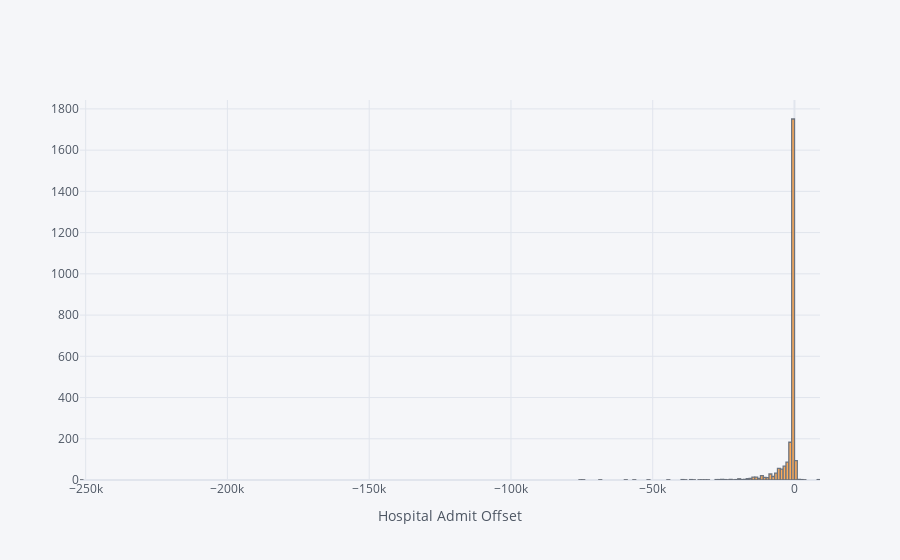

The notebook cell saved with this chart:
### Code cell
df["hospitaladmitoffset"].iplot(kind="hist",xTitle="Hospital Admit Offset")
#most entries are between -10k and 0, apart from a few extreme values and a massive outlier at -250k
#there are also a few positive values which don't make sense because the values should all be negative

### Figure 1 — Plotly figure (JSON) as saved in the notebook; plotly's stock layout.template omitted (floating-point values rounded to 4 significant figures; data arrays with more than 128 entries replaced by an {"elided": "..."} marker saying what was removed)
{"data": [{"histfunc": "count", "histnorm": "", "marker": {"color": "rgba(255, 153, 51, 1.0)", "line": {"color": "#4D5663", "width": 1.3}}, "name": "hospitaladmitoffset", "opacity": 0.8, "orientation": "v", "type": "histogram", "x": {"elided": "2520 int values"}}], "layout": {"barmode": "overlay", "legend": {"bgcolor": "#F5F6F9", "font": {"color": "#4D5663"}}, "paper_bgcolor": "#F5F6F9", "plot_bgcolor": "#F5F6F9", "title": {"font": {"color": "#4D5663"}}, "xaxis": {"gridcolor": "#E1E5ED", "showgrid": true, "tickfont": {"color": "#4D5663"}, "title": {"font": {"color": "#4D5663"}, "text": "Hospital Admit Offset"}, "zerolinecolor": "#E1E5ED"}, "yaxis": {"gridcolor": "#E1E5ED", "showgrid": true, "tickfont": {"color": "#4D5663"}, "title": {"font": {"color": "#4D5663"}, "text": ""}, "zerolinecolor": "#E1E5ED"}}}
